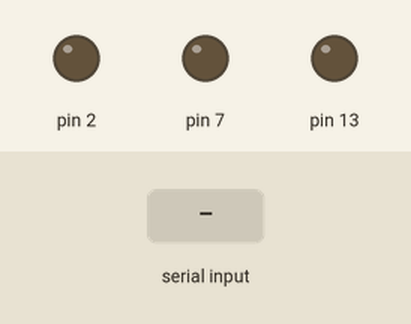
A sketch run on a simulated Arduino Uno, built with avr-gcc and run on an emulated ATmega328P. Shown: output pins drawn as LEDs (lit = HIGH). Inputs (shaded band) come from the test bench.

Above: at 1.2 s.
1.3 s: "a" received over Serial
At 2.3 s:
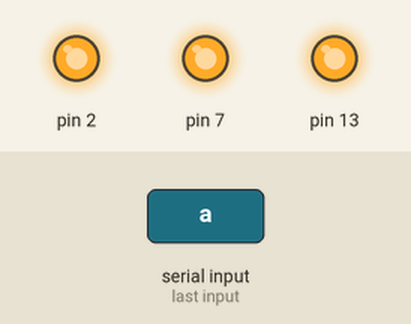
2.8 s: "A" received over Serial
At 3.4 s:
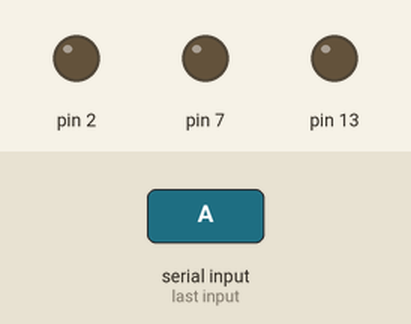
Timing chart, 0 to 5.8 s (numbered marks = the images above; inputs shaded):
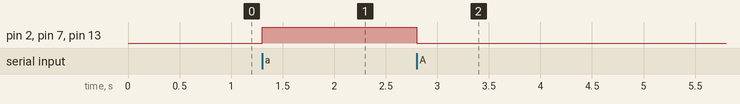

Measured:
- after the input at 1.3 s, pin 2, pin 7, pin 13: LOW → HIGH at once
- after the input at 2.8 s, pin 2, pin 7, pin 13: HIGH → LOW at once

The sketch:

sketch_oct182.ino
```cpp
// this program is to turn on and aff leds using single switch


void setup() {
  // put your setup code here, to run once:
Serial.begin(9600);
pinMode(13,1);
pinMode(7,1);
pinMode(2,1);
}
int temp=0,count=0,x;
void loop() {
  // put your main code here, to run repeatedly:
x=Serial.read();

if(x=='a' || x=='A')
{
  count++;
}
temp=count%2;

if(temp==1)
{
  digitalWrite(13,1);
  digitalWrite(7,1);
  digitalWrite(2,1);
}
else if(temp==0)
{
  digitalWrite(13,0);
  digitalWrite(7,0);
  digitalWrite(2,0);

}
}
```
